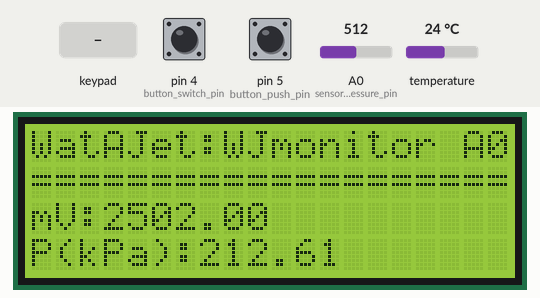
A program run on a simulated Arduino Uno, built with avr-gcc and run on an emulated ATmega328P. On the bench: 20×4 character LCD. Inputs (shaded band) come from the test bench; at power-on: pin 4 (button_switch_pin) LOW, pin 5 (button_push_pin) LOW, A0 (sensor_pressure_pin) = 512, temperature 24 °C. What the program prints to the serial monitor is not drawn.

Above: at 1.3 s.
1.4 s: keypad keys 1 2 # pressed 0.4 s apart
At 3.3 s:
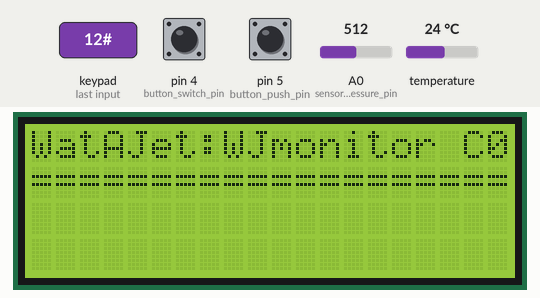
5.3 s: key '3' pressed
At 7.2 s:
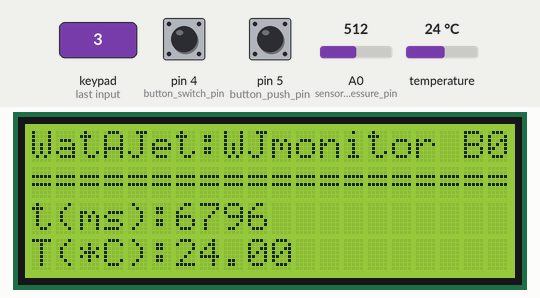
9.5 s: keypad keys 1 2 * pressed 0.4 s apart
At 13.6 s:
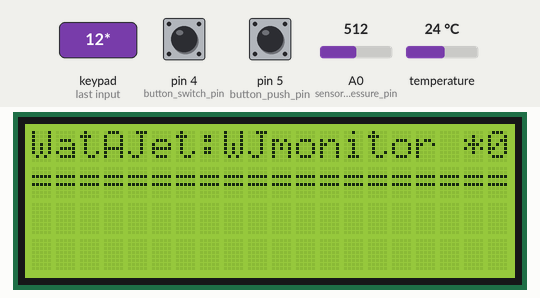
14.3 s: key '4' pressed
16.3 s: keypad keys 1 2 A pressed 0.4 s apart
At 19.4 s:
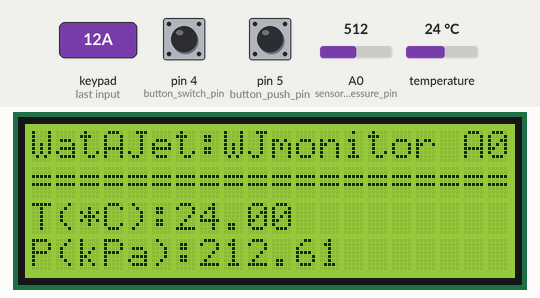
21.3 s: key '2' pressed
At 22.6 s:
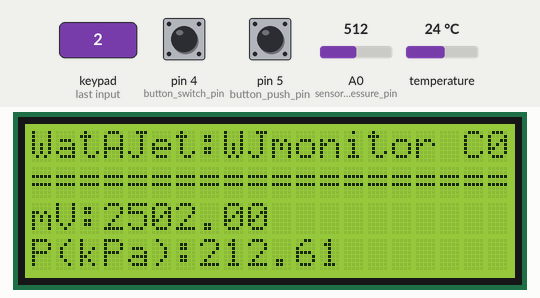
Timing chart, 0 to 24.3 s (numbered marks = the images above; inputs shaded):
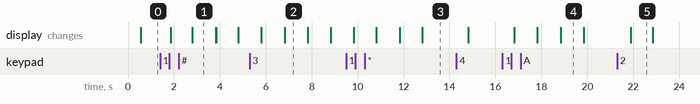

Measured:
- after the input at 1.4 s, the display: first changes after 0.46 s (image 1 shows a later state)
- after the input at 5.3 s, the display: first changes after 0.51 s (image 2 shows a later state)
- after the input at 9.5 s, the display: first differs from a run without the input after 0.34 s (image 3 shows a later state)
- after the input at 16.3 s, the display: first changes after 0.52 s (image 4 shows a later state)
- after the input at 21.3 s, the display: changes after 0.59 s (image 5)
- what the display in image 1 shows lasts 1.0 s, from 2.8 s to 3.8 s

The program:

main.cpp
```cpp
#include <Arduino.h>
#include <Wire.h>
#include <LiquidCrystal_I2C.h>
#include <I2CKeyPad.h>
#include <OneWire.h>
#include <DallasTemperature.h>

// ================ machine states ================

#define stateA0 300
#define stateA1 301
#define stateA2 302
#define stateB0 200
#define stateB1 201
#define stateB2 202
#define stateC0 100


// ================ some unit properties ================

// Pressure
const float bar = 1/101.325; //Pa/bar
const float Pa = 1000; //Pa/kPa
const float MPa = 1/1000; // MPa/Pa
const float kPa = 1; //kPa/kPa

// Voltage
const float mV = 1;
const float V = 1/1000; // mV/V

// Time
const float s = 1000; // ms/s
const float ms = 1;

//  ================ device properties (datasheet) ================

// pressure sensor
const float sensor_pressure_range [2] = {20*kPa, 400*kPa};
const float sensor_pressure_responseTime = 1*ms;
const float sensor_pressure_warmUpTime = 20*ms;
const float sensor_pressure_sensitivity = 12.1*mV/kPa; //mv/kPa
const float sensor_pressure_errorMax = 5.5*kPa; // +/- 5.5

// display
const int display_nCols = 20;
const int display_nRows = 4;

// ================ devices setup ================

// pressure sensor
int sensor_pressure_pin = A0;

// temperature sensor
#define SENSOR_BUS_PIN 12
OneWire oneWire(SENSOR_BUS_PIN);
DallasTemperature sensors(&oneWire);

// IO buttons
int button_push_pin = 5;
int button_switch_pin = 4;

const int debounce_timer = 100; // 1/10 of second
int debounce_time = 0; // 1/10 of second
bool debounce_set = 0;
bool button_push_toggle = 0;


// the keypad
I2CKeyPad keyPad(0x20);
uint32_t start, stop;
uint32_t lastKeyPressed = 0;

// LCD
LiquidCrystal_I2C lcd(0x27,display_nCols,display_nRows);  // set the LCD address to 0x27 for a 16 chars and 2 line display

// ================ Script variables ================

// readings and corrections
float sensor_pressure_reading;
float sensor_pressure_voltage;
float sensor_supply_voltage = 4960;
float sensor_nominal_voltage = 5100;
float sensor_ampfactor;
float loop_pressure = millis();
float loop_display = millis();
float loop_temperature = millis();
float loop_serial = millis();
float dt_serial = 5*s;
float sensor_temperature_reading;

// display variables
float display_values_average_len = 5;
float display_values_average = 0;
float display_units_pressure = kPa; // so that you can express the readings in any other way
float display_values_pressure = 0;

// machine state
bool change_state = 0;
int state = 0;
int keyPadState = 300;
uint8_t idx = 17;

// ================ ================ ================
// ================       SETUP      ================
// ================ ================ ================

void setup() {


  pinMode(sensor_pressure_pin, INPUT);
  pinMode(button_push_pin, INPUT);
  pinMode(button_switch_pin, INPUT);

  // initialize the LCD
  lcd.init();


  // Turn on the blacklight and print a message..
  lcd.backlight();

  lcd.setCursor(0, 0);
  lcd.print("WatAJet:WJmonitor A0");

  lcd.setCursor(0, 1);
  lcd.print("====================");

  Wire.begin();
    Wire.setClock(400000);
  keyPad.begin();

  Serial.begin(115200);
   Serial.println("DS18B20 test");
   sensors.begin();


}

// ================ ================ ================
// ================       LOOP       ================
// ================ ================ ================

void loop(){

  uint32_t now = millis();

    //char keys[] = "123A456B789C*0#DNF"; // IF keypad pins are connected 1-1 with I2C pins
    char keys[] = "DCBA#9630852*741NF";  // IF keypad pins are connected 1-8 with I2C pins
    // N = Nokey, F = Fail

    if (now - lastKeyPressed >= 100)
    {
      lastKeyPressed = now;
      start = micros();
      uint8_t idx2 = keyPad.getKey();
      stop = micros();

      if(idx2<16)
      {
        idx = idx2;
        lcd.setCursor(18, 0);
        lcd.print(keys[idx]);
        keyPadState = 100*idx + state; // 0 = D, 100 = C, 200 = B, 300 = A

      }


    }


  if(digitalRead(button_push_pin))
  {
    if(!debounce_set)
    {
      debounce_set = 1;
      debounce_time = millis();

    }else
    {
      if(millis()-debounce_time > debounce_timer)
      {
        change_state = 1;


      }
    }
  }else
  {
    if(debounce_set)
    {
      if(millis()-debounce_time > debounce_timer)
      {
        change_state = 0;
        debounce_set = 0;
        button_push_toggle = 0;
      }
    }
  }

  if(change_state && !button_push_toggle)
  {
    button_push_toggle = 1;
    state = state + 1;
    if(state > 2)
    {
      state = 0;
    }
    keyPadState = 100*idx + state;
    lcd.setCursor(19, 0);
    lcd.print(state);

    change_state = 0;
  }

  // ======= Pressure reading ==============

  if(millis() > loop_pressure + 10*ms) // every 10 ms, 100 Hz
  {
    loop_pressure = millis();
    sensor_pressure_voltage = map(analogRead(sensor_pressure_pin), 0, 1023, 0, 5000);
    sensor_ampfactor = sensor_nominal_voltage/sensor_supply_voltage;
    sensor_pressure_reading = sensor_pressure_voltage*sensor_ampfactor/sensor_pressure_sensitivity;
  }

  // ============ Temperature reading ================

  if(millis() > loop_temperature + 1*s) // 1 Hz signal
  {
      loop_temperature = millis();
      sensors.requestTemperatures();
      sensor_temperature_reading = sensors.getTempCByIndex(0);
  }

  // ============ Serial transmission =============

  if(millis() > loop_serial + dt_serial) // 1 Hz signal
  {

      loop_serial = millis();


    if(digitalRead(button_switch_pin))
    {
      Serial.println("<<;t:ms;T:°C;P:kPa");
      Serial.print(">>;");
      Serial.print(millis());
      Serial.print(";");
      Serial.print(sensor_temperature_reading);
      Serial.print(";");
      Serial.println(sensor_pressure_reading);

    }
  }

  // ============ Display refresh =============

  if(millis() > loop_display + 500*ms)
  {
    loop_display = millis();


    switch(keyPadState)
    {
      case stateA0:
        lcd.setCursor(0,2);
        lcd.print("                    ");
        lcd.setCursor(0,2);
        lcd.print("mV:");
        lcd.print(sensor_pressure_voltage);

        lcd.setCursor(0,3);
        lcd.print("                    ");
        lcd.setCursor(0,3);
        lcd.print("P(kPa):");
        lcd.print(sensor_pressure_reading);
      break;

      case stateB0:
      lcd.setCursor(0,2);
      lcd.print("                    ");
      lcd.setCursor(0,2);
      lcd.print("t(ms):");
      lcd.print(millis());

      lcd.setCursor(0,3);
      lcd.print("                    ");
      lcd.setCursor(0,3);
      lcd.print("T(*C):");
      lcd.print(sensor_temperature_reading);

      break;

      case stateC0:
      lcd.setCursor(0,2);
      lcd.print("                    ");
      lcd.setCursor(0,2);
      lcd.print("T(*C):");
      lcd.print(sensor_temperature_reading);

      lcd.setCursor(0,3);
      lcd.print("                    ");
      lcd.setCursor(0,3);
      lcd.print("P(kPa):");
      lcd.print(sensor_pressure_reading);

      break;

      default:
        lcd.setCursor(0,2);
        lcd.print("                    ");
        lcd.setCursor(0,3);
        lcd.print("                    ");
      break;
    }

  }

}
```
